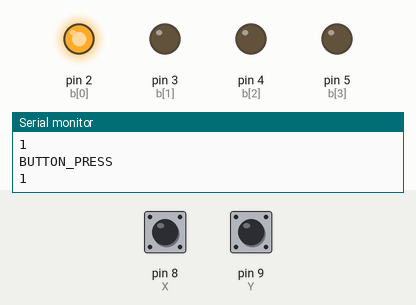
This sketch was run on a simulated Arduino Uno, built with avr-gcc and run on an emulated ATmega328P. Parts: output pins drawn as LEDs (lit = HIGH), the last lines printed to the serial monitor. The inputs (shaded band) are chosen by the test bench; at power-on: pin 8 (X) HIGH, pin 9 (Y) HIGH.

Above: at 1.2 s.
1.3 s: pin 8 (X) pulsed LOW 5 times (0.12 s each, 0.3 s apart)
At 1.58 s:
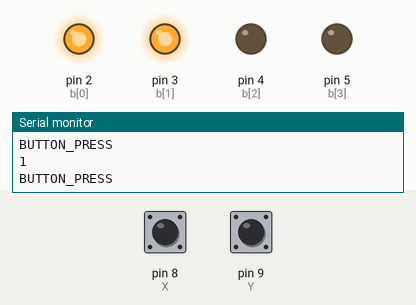
At 2.18 s:
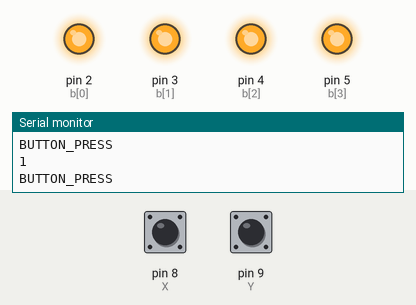
Timing chart, 0 to 4.3 s (numbered marks = the images above; inputs shaded):
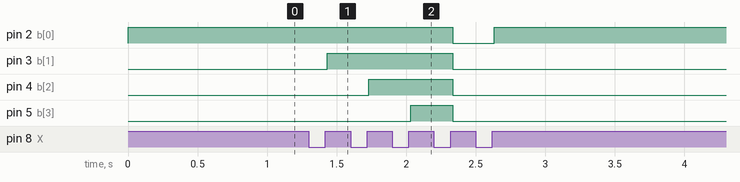

The sketch:

cslogin_lab2_part2.ino
```cpp
// Array of Output Pin variables, set to the pins being used
const int b_size = 4;
const int b[b_size] = {2, 3, 4, 5};
// Output Buffer
int b_buf = 0x00;
// Input Variables
enum States{Init, RELEASE, PRESS} state;

const int X = 8;
const int Y = 9;

// Serial Monitor Buffer
int s_buf = 0x00;

/* 's' is an array of integers of size 8. Note that arrays start at 0
 We will use this to be able to see the individual bit values of the s_buf

 */
const int s_size = 8;
int s[s_size];

// We can also define our own helper functions. It is a good idea to use helper functions whenever they make sense.
// Normally we also define the return type (void for none)

// Read from the serial monitor into s_buf and the s[] array for individual bits
void readData(int temp)
{
    //if(Serial.available())
        //s_buf = Serial.parseInt();
    s_buf = temp;

    for(int i = (s_size - 1); i>=0; i--)  {
        s[i] = (s_buf >> i) & 0x01; // What's going on here?
        // ">>" bit shifting
        // "&" bit masking
    }

}
// Reset the Output Buffer.
void resetBuffer() {
    for(int i = 0; i < b_size; i++) {
        // Note this is an arduino function call to the pins
        digitalWrite(b[i], LOW);
    }
}
// Writes to the buffer. Note this function ORs the current value with the new value
// Note that size is an optional argument with default size the same as the buffer
void writeBuffer(unsigned char b_temp, int size = b_size)
{
    for (int i = (size - 1); i >= 0; i--) {
        if ((b_temp >> i) & 0x01) {
        digitalWrite(b[i], HIGH);
        }
    }

}

bool BUTTON_PRESS() {
      switch(state) {
        case Init:
          state = RELEASE;
          break;
        case RELEASE:
//            Serial.println(X);
//            Serial.println(Y);
//            Serial.println(digitalRead(X));
//            Serial.println(digitalRead(Y));
          if((digitalRead(X) == LOW) && (digitalRead(Y) == HIGH)) {
            state = RELEASE;
//            Serial.println("1");
            return LOW;
          }
          else {
            state = PRESS;
            if(digitalRead(X) == HIGH) {
              s_buf = (s_buf << 1) + 1;

              if(s_buf > 15) {
                  s_buf = 0;
                  resetBuffer();
              }

              b_buf = s_buf;
              writeBuffer(b_buf);
//              Serial.println("INX");
            }
            else if(digitalRead(Y) == LOW) {
                resetBuffer();

                if(s_buf == 0) {
                    s_buf = 15;
                }
                else s_buf = (s_buf >> 1);

                b_buf = s_buf;
                writeBuffer(b_buf);
//                Serial.println("INY");
            }
//            Serial.println("3");
          }
          return HIGH;
          break;
        case PRESS:
          if(digitalRead(X) == HIGH) {
            state = PRESS;
            return HIGH;
//            Serial.println("4");
          }
          else if(digitalRead(Y) == LOW) {
            state = PRESS;
            return HIGH;
//            Serial.println("5");
          }
          else {
            state = RELEASE;
//            Serial.println("6");
          }
          break;
        default:
          break;
      }
}

void setup() {
    // OUTPUT is a defined macro in Arduino!
    for(int i = 0; i < b_size; i++)
    {
        pinMode(b[i], OUTPUT);
    }
    // We will also read from the serial monitor
    pinMode(X, INPUT);
    pinMode(Y, INPUT_PULLUP);
    Serial.begin(9600);

}

void loop() {
    //readData();
    //resetBuffer();
    // Note that here we arbitrarily connect b_buf & s_buf together. The important point is that we preserve the current value of the output buffer into a variable b_buf before writing it to the pins. If we resetBuffer or readData() again, we still know the values the output is set to, because it is in b_buf.
    //b_buf = s_buf;
    //writeBuffer(b_buf);
    Serial.println("BUTTON_PRESS");
    Serial.println(BUTTON_PRESS());
}
```

Measured:
- after the input at 1.3 s, pin 2 (b[0]): HIGH → LOW after 1.0 s, → HIGH 0.30 s later; pin 3 (b[1]): LOW → HIGH after 0.13 s, → LOW 0.90 s later; pin 4 (b[2]): LOW → HIGH after 0.43 s, → LOW 0.60 s later; pin 5 (b[3]): LOW → HIGH after 0.73 s, → LOW 0.30 s later
